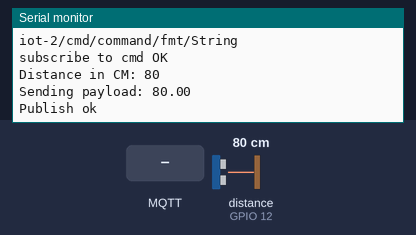
Bench run of a sketch on a simulated ESP32. Shown: the last lines printed to the serial monitor. Inputs (shaded band) come from the test bench; at power-on: distance to the obstacle (sensor on GPIO 12) 80 cm. The echo pulse lasts 58.3 µs per cm; WiFi joins after 1.5 s; servers stay silent unless stated; no MQTT or app messages arrive unless stated.

Above: at 2.7 s.
2.8 s: MQTT message "lighton" arrives on the first subscribed topic
At 14.4 s:
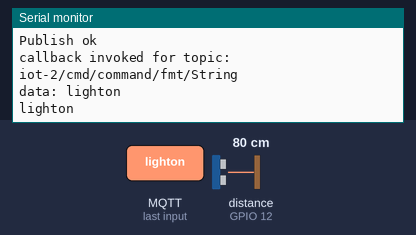
15.0 s: MQTT message "1" arrives on the first subscribed topic
At 25.4 s:
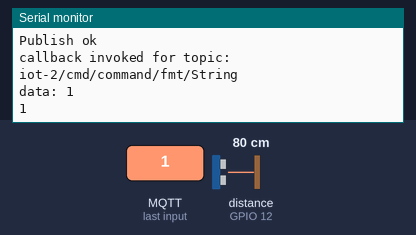
26.0 s: MQTT message "on" arrives on the first subscribed topic
At 36.4 s:
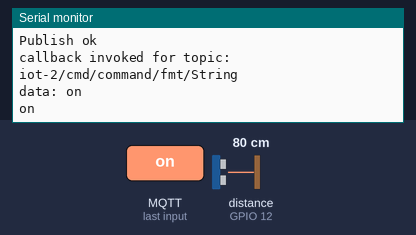
37.0 s: MQTT message "off" arrives on the first subscribed topic
At 47.5 s:
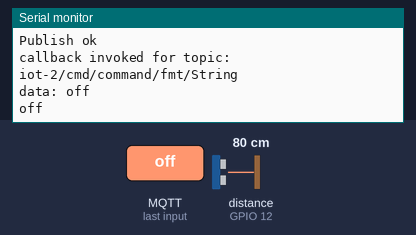
52.6 s: distance to the obstacle (sensor on GPIO 12) set to 4 cm
At 57.5 s:
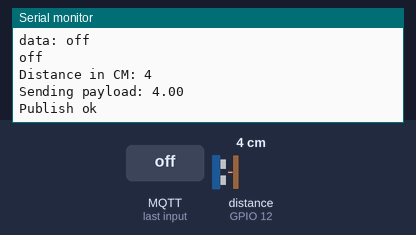

Measured:
- after the input at 2.8 s, the serial monitor: prints a new line after 10.8 s (image 1)
- after the input at 15.0 s, the serial monitor: prints a new line after 9.6 s (image 2)
- after the input at 26.0 s, the serial monitor: prints a new line after 9.6 s (image 3)
- after the input at 37.0 s, the serial monitor: prints a new line after 9.6 s (image 4)
- after the input at 52.6 s, the serial monitor: prints a new line after 4.0 s (image 5)

The sketch:

sketch.ino
```cpp
#include <WiFi.h>//library for wifi
#include <PubSubClient.h>//library for MQtt
#define ECHO_GPIO 12
#define TRIGGER_GPIO 13
#define MAX_DISTANCE_CM 100 // Maximum of 5 meters
#include "Ultrasonic.h"
Ultrasonic ultrasonic(13, 12);
int distance;
void callback(char* subscribetopic, byte* payload, unsigned int payloadLength);
//-------credentials of IBM Accounts------
#define ORG "brn0h9"//IBM ORGANITION ID
#define DEVICE_TYPE "esp32"//Device type mentioned in ibm watson IOT Platform
#define DEVICE_ID "2019504559"//Device ID mentioned in ibm watson IOT Platform
#define TOKEN "3y+c(O+WF_FuWAoDDJ" //Token
String data3;
float h, t;
//-------- Customise the above values --------
char server[] = ORG ".messaging.internetofthings.ibmcloud.com";// Server Name
char publishTopic[] = "iot-2/evt/Data/fmt/json";// topic name and type of event perform and format in which data to be send
char subscribetopic[] = "iot-2/cmd/command/fmt/String";// cmd REPRESENT command type AND COMMAND IS TEST OF FORMAT STRING
char authMethod[] = "use-token-auth";// authentication method
char token[] = TOKEN;
char clientId[] = "d:" ORG ":" DEVICE_TYPE ":" DEVICE_ID;//client id
//-----------------------------------------
WiFiClient wifiClient; // creating the instance for wificlient
PubSubClient client(server, 1883, callback ,wifiClient); //calling the predefined client id by passing parameter like server id,portand wificredential
void setup()// configureing the ESP32
{
Serial.begin(115200);
delay(10);
Serial.println();
wificonnect();
mqttconnect();
}
void loop()// Recursive Function
{
distance = ultrasonic.read(CM);

Serial.print("Distance in CM: ");
Serial.println(distance);
PublishData(distance);
delay(1000);
if (!client.loop()) {
mqttconnect();
}

delay(10000);
}
/*.....................................retrieving to Cloud...............................*/
void PublishData(float temp) {
mqttconnect();//function call for connecting to ibm
/*
creating the String in in form JSon to update the data to ibm cloud
*/
String payload = String(temp,2);
Serial.print("Sending payload: ");
Serial.println(payload);
if (client.publish(publishTopic, (char*) payload.c_str())) {
Serial.println("Publish ok");// if it sucessfully upload data on the cloud then it will print publish ok in Serial monitor or else it will print publish failed
} else {
Serial.println("Publish failed");
}
}
void mqttconnect() {
if (!client.connected()) {
Serial.print("Reconnecting client to ");
Serial.println(server);
while (!!!client.connect(clientId, authMethod, token)) {
Serial.print(".");
delay(500);
}
initManagedDevice();
Serial.println();
}
}
void wificonnect() //function defination for wificonnect
{
Serial.println();
Serial.print("Connecting to ");
WiFi.begin("Wokwi-GUEST", "", 6);//passing the wifi credentials to establish the connection
while (WiFi.status() != WL_CONNECTED) {
delay(500);
Serial.print(".");
}
Serial.println("");
Serial.println("WiFi connected");
Serial.println("IP address: ");
Serial.println(WiFi.localIP());
}
void initManagedDevice() {
if (client.subscribe(subscribetopic)) {
Serial.println((subscribetopic));
Serial.println("subscribe to cmd OK");
} else {
Serial.println("subscribe to cmd FAILED");
}
}
void callback(char* subscribetopic, byte* payload, unsigned int payloadLength)
{
Serial.print("callback invoked for topic: ");
Serial.println(subscribetopic);
for (int i = 0; i < payloadLength; i++) {
//Serial.print((char)payload[i]);
data3 += (char)payload[i];
}
Serial.println("data: "+ data3);
if(data3=="lighton")
{
Serial.println(data3);
}
else
{
Serial.println(data3);
}
data3="";
}
```
